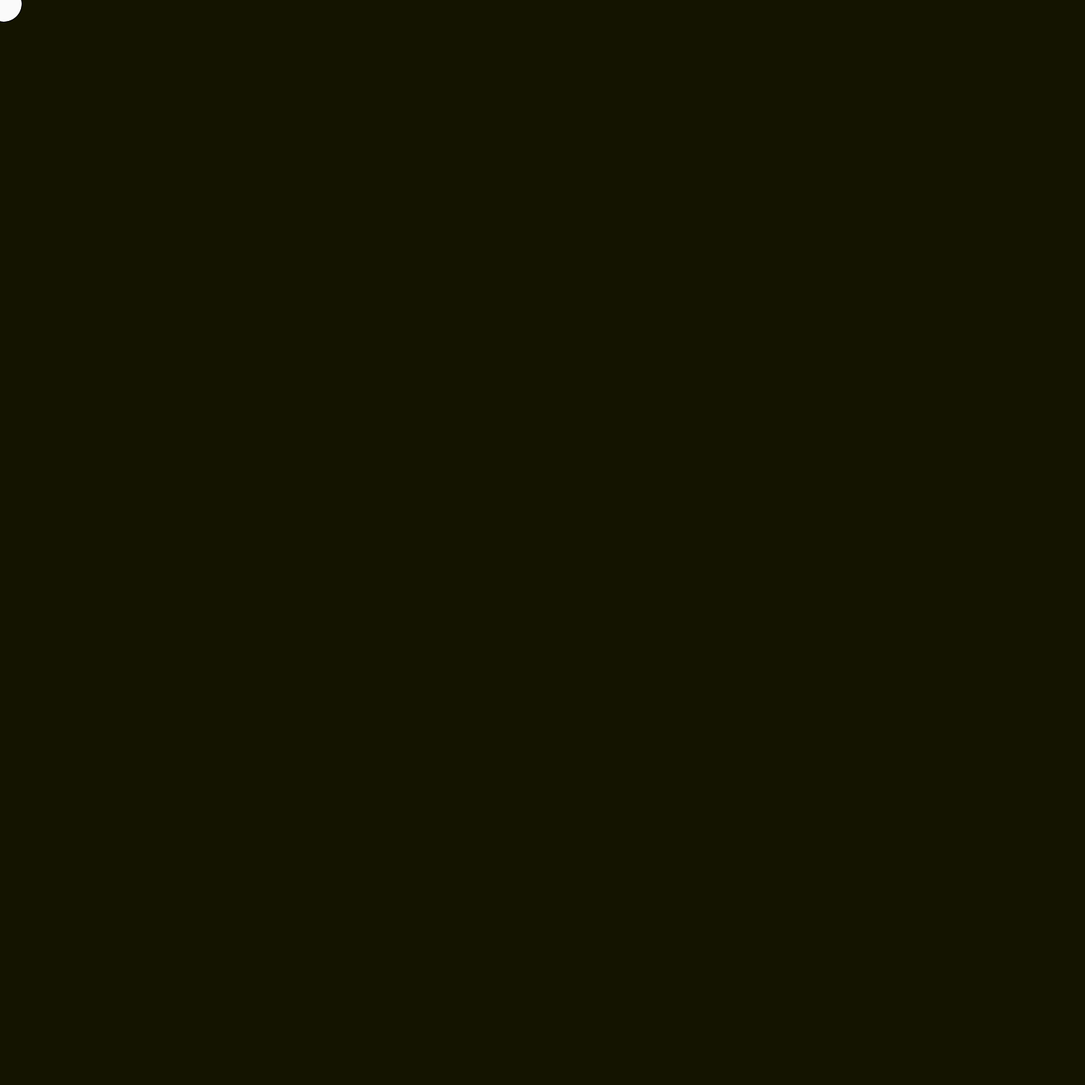
Frame 1 (no input)
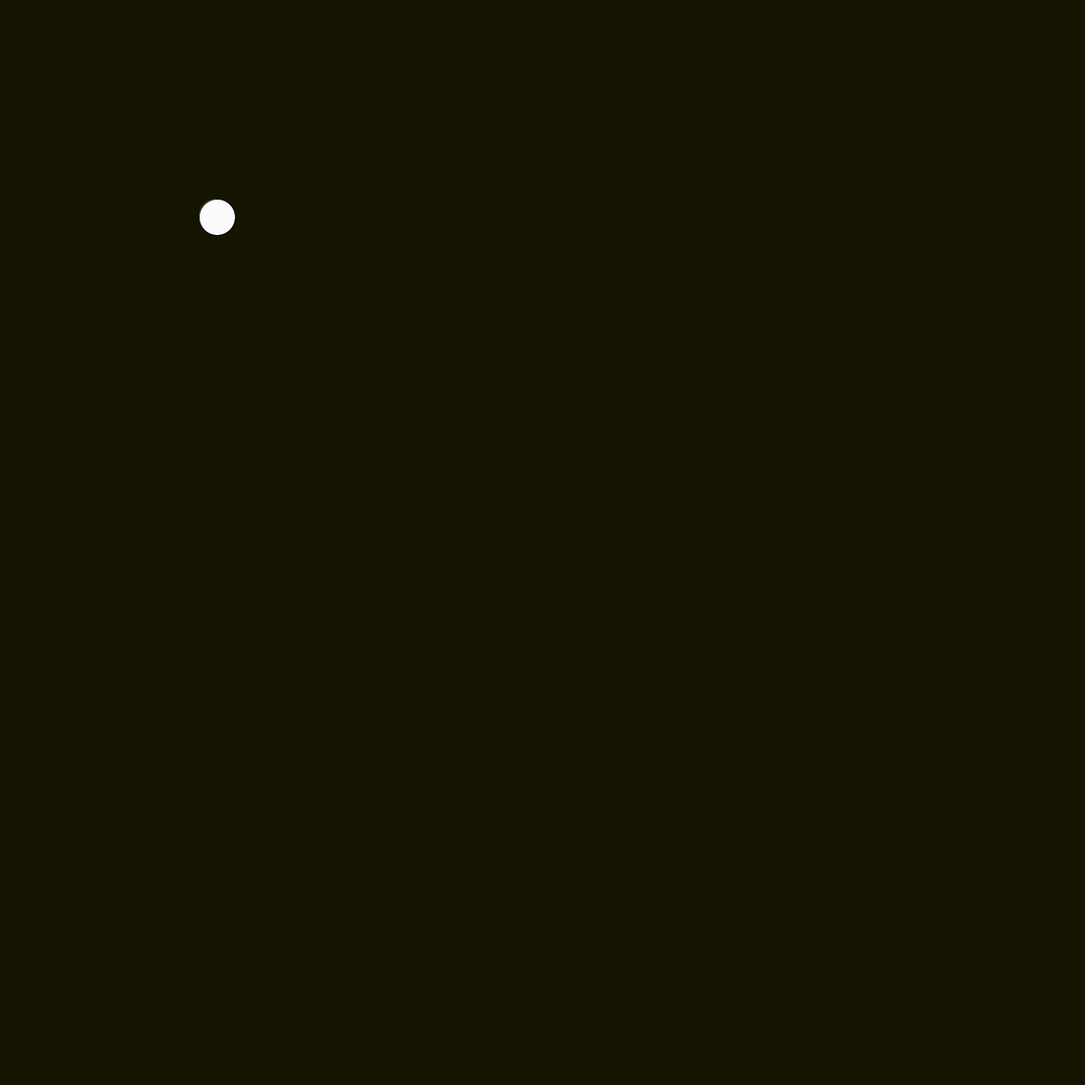
Frame 60 (the mouse pressed at the canvas centre just before this capture)
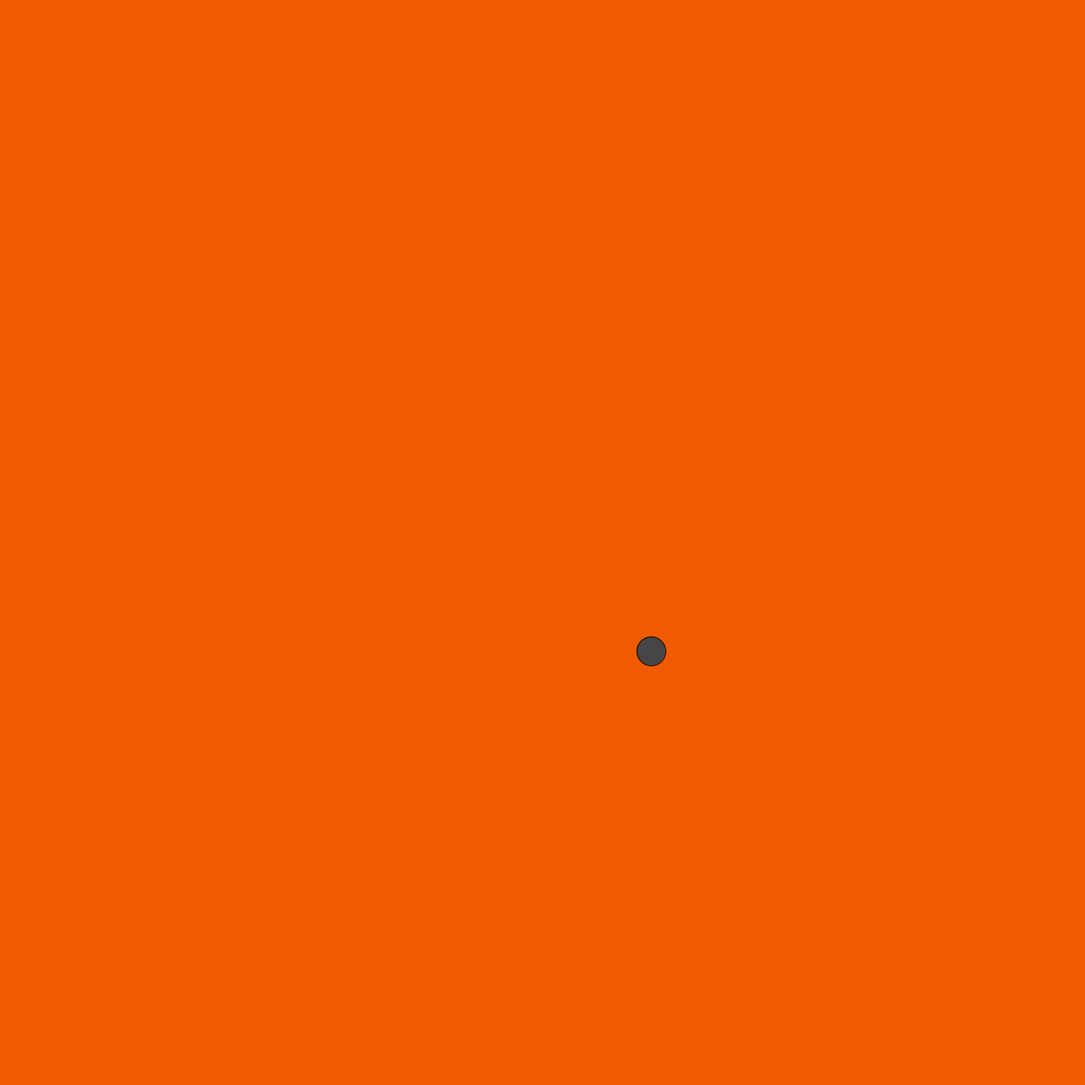
Frame 120 (the mouse held since frame 60 and released just before this capture)

The Processing sketch that drew these frames (run headless with seeded random() and noise(); from frame 60 on, the mouse is pressed at the canvas centre):

// Processing sketch: digital_craft_week3_homework_moving_circle
// ── digital_craft_week3_homework_moving_circle.pde
int x=0; 

void setup(){
  size(1500,1500);
  background(250,30, 0);
}

void draw(){
  size(1500,1500);
  background(20,20, 0);
 

if (mousePressed==true){
  size(1500,1500);
  background(240,90, 0);
  x =x+10;
  fill(70);
  ellipse(x,x,40,40);
} else {
  x =x+5;
  fill(250);
  ellipse(x,x,50,50);
}

if (x>width){
  x=0;
}
}
